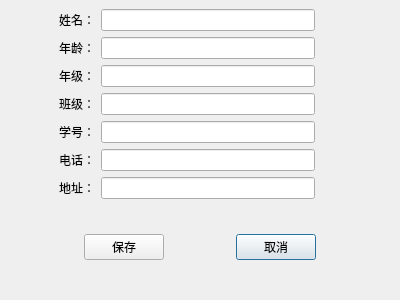
<?xml version="1.0" encoding="UTF-8"?>
<ui version="4.0">
 <class>Dlg_AddStu</class>
 <widget class="QDialog" name="Dlg_AddStu">
  <property name="geometry">
   <rect>
    <x>0</x>
    <y>0</y>
    <width>400</width>
    <height>300</height>
   </rect>
  </property>
  <property name="minimumSize">
   <size>
    <width>400</width>
    <height>300</height>
   </size>
  </property>
  <property name="maximumSize">
   <size>
    <width>400</width>
    <height>300</height>
   </size>
  </property>
  <property name="windowTitle">
   <string/>
  </property>
  <layout class="QGridLayout" name="gridLayout_2">
   <property name="leftMargin">
    <number>9</number>
   </property>
   <property name="topMargin">
    <number>9</number>
   </property>
   <property name="rightMargin">
    <number>9</number>
   </property>
   <property name="spacing">
    <number>6</number>
   </property>
   <item row="5" column="2">
    <widget class="QLineEdit" name="le_phone"/>
   </item>
   <item row="0" column="3">
    <spacer name="horizontalSpacer">
     <property name="orientation">
      <enum>Qt::Horizontal</enum>
     </property>
     <property name="sizeType">
      <enum>QSizePolicy::Minimum</enum>
     </property>
     <property name="sizeHint" stdset="0">
      <size>
       <width>70</width>
       <height>20</height>
      </size>
     </property>
    </spacer>
   </item>
   <item row="1" column="1">
    <widget class="QLabel" name="label_2">
     <property name="minimumSize">
      <size>
       <width>80</width>
       <height>0</height>
      </size>
     </property>
     <property name="text">
      <string>年龄：</string>
     </property>
     <property name="alignment">
      <set>Qt::AlignRight|Qt::AlignTrailing|Qt::AlignVCenter</set>
     </property>
    </widget>
   </item>
   <item row="1" column="2">
    <widget class="QLineEdit" name="le_age"/>
   </item>
   <item row="2" column="1">
    <widget class="QLabel" name="label_3">
     <property name="minimumSize">
      <size>
       <width>80</width>
       <height>0</height>
      </size>
     </property>
     <property name="text">
      <string>年级：</string>
     </property>
     <property name="alignment">
      <set>Qt::AlignRight|Qt::AlignTrailing|Qt::AlignVCenter</set>
     </property>
    </widget>
   </item>
   <item row="5" column="1">
    <widget class="QLabel" name="label_6">
     <property name="minimumSize">
      <size>
       <width>80</width>
       <height>0</height>
      </size>
     </property>
     <property name="text">
      <string>电话：</string>
     </property>
     <property name="alignment">
      <set>Qt::AlignRight|Qt::AlignTrailing|Qt::AlignVCenter</set>
     </property>
    </widget>
   </item>
   <item row="3" column="2">
    <widget class="QLineEdit" name="le_class"/>
   </item>
   <item row="4" column="2">
    <widget class="QLineEdit" name="le_studentid"/>
   </item>
   <item row="3" column="1">
    <widget class="QLabel" name="label_4">
     <property name="minimumSize">
      <size>
       <width>80</width>
       <height>0</height>
      </size>
     </property>
     <property name="text">
      <string>班级：</string>
     </property>
     <property name="alignment">
      <set>Qt::AlignRight|Qt::AlignTrailing|Qt::AlignVCenter</set>
     </property>
    </widget>
   </item>
   <item row="0" column="2">
    <widget class="QLineEdit" name="le_name"/>
   </item>
   <item row="6" column="1">
    <widget class="QLabel" name="label_7">
     <property name="minimumSize">
      <size>
       <width>80</width>
       <height>0</height>
      </size>
     </property>
     <property name="text">
      <string>地址：</string>
     </property>
     <property name="alignment">
      <set>Qt::AlignRight|Qt::AlignTrailing|Qt::AlignVCenter</set>
     </property>
    </widget>
   </item>
   <item row="0" column="1">
    <widget class="QLabel" name="label">
     <property name="minimumSize">
      <size>
       <width>80</width>
       <height>0</height>
      </size>
     </property>
     <property name="text">
      <string>姓名：</string>
     </property>
     <property name="alignment">
      <set>Qt::AlignRight|Qt::AlignTrailing|Qt::AlignVCenter</set>
     </property>
    </widget>
   </item>
   <item row="2" column="2">
    <widget class="QLineEdit" name="le_grade"/>
   </item>
   <item row="6" column="2">
    <widget class="QLineEdit" name="le_wechat"/>
   </item>
   <item row="4" column="1">
    <widget class="QLabel" name="label_5">
     <property name="minimumSize">
      <size>
       <width>80</width>
       <height>0</height>
      </size>
     </property>
     <property name="text">
      <string>学号：</string>
     </property>
     <property name="alignment">
      <set>Qt::AlignRight|Qt::AlignTrailing|Qt::AlignVCenter</set>
     </property>
    </widget>
   </item>
   <item row="7" column="0" colspan="4">
    <widget class="QWidget" name="widget" native="true">
     <layout class="QGridLayout" name="gridLayout">
      <item row="0" column="0">
       <spacer name="horizontalSpacer_3">
        <property name="orientation">
         <enum>Qt::Horizontal</enum>
        </property>
        <property name="sizeHint" stdset="0">
         <size>
          <width>40</width>
          <height>20</height>
         </size>
        </property>
       </spacer>
      </item>
      <item row="0" column="3">
       <widget class="QPushButton" name="btn_cancel">
        <property name="text">
         <string>取消</string>
        </property>
       </widget>
      </item>
      <item row="0" column="2">
       <spacer name="horizontalSpacer_2">
        <property name="orientation">
         <enum>Qt::Horizontal</enum>
        </property>
        <property name="sizeHint" stdset="0">
         <size>
          <width>40</width>
          <height>20</height>
         </size>
        </property>
       </spacer>
      </item>
      <item row="0" column="1">
       <widget class="QPushButton" name="btn_save">
        <property name="text">
         <string>保存</string>
        </property>
       </widget>
      </item>
      <item row="0" column="4">
       <spacer name="horizontalSpacer_4">
        <property name="orientation">
         <enum>Qt::Horizontal</enum>
        </property>
        <property name="sizeHint" stdset="0">
         <size>
          <width>40</width>
          <height>20</height>
         </size>
        </property>
       </spacer>
      </item>
     </layout>
    </widget>
   </item>
  </layout>
 </widget>
 <tabstops>
  <tabstop>le_name</tabstop>
  <tabstop>le_age</tabstop>
  <tabstop>le_grade</tabstop>
  <tabstop>le_class</tabstop>
  <tabstop>le_studentid</tabstop>
  <tabstop>le_phone</tabstop>
  <tabstop>le_wechat</tabstop>
  <tabstop>btn_save</tabstop>
  <tabstop>btn_cancel</tabstop>
 </tabstops>
 <resources/>
 <connections/>
</ui>
